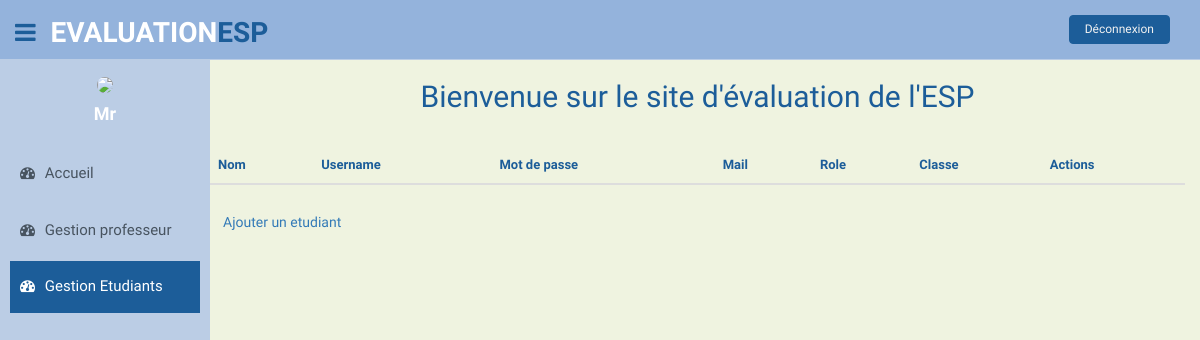
The page /gererEtudiant.php on the database as committed earlier.
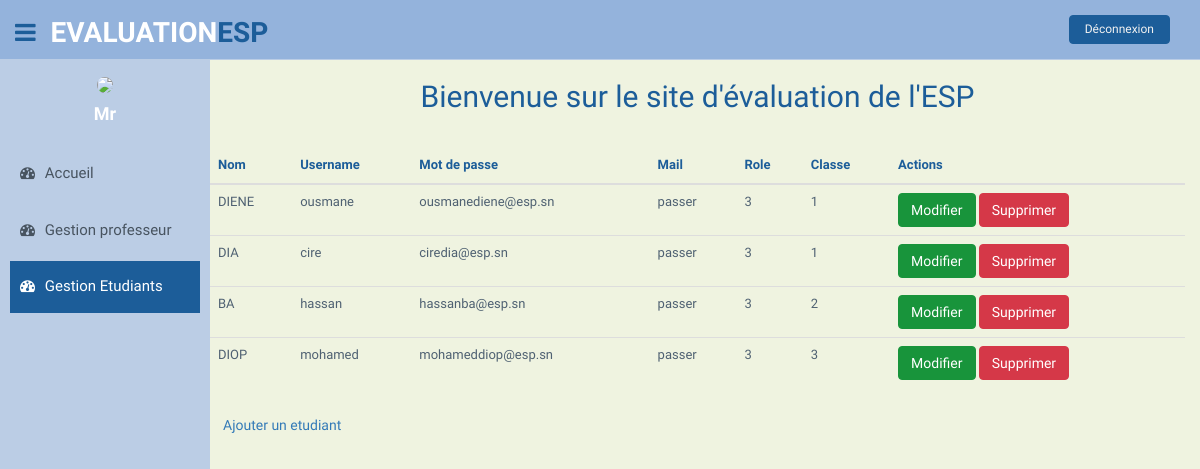
The same page on the database as committed later.
### tables this page shows
CREATE TABLE Users (
  id int PRIMARY KEY AUTO_INCREMENT,
  nom varchar(255) NOT NULL,
  prenom varchar(255) NOT NULL,
  mail varchar(100) NOT NULL,
  mdp varchar(100) NOT NULL,
  userRole int NOT NULL,
  classe int DEFAULT NULL
);

### Users.php (called while the page is built, shortened)
<?php
    class Users
    {
        public static function getAllEtudiant()
        {
            $connexion=databaseConnection::getDatabaseConnexion();
                $requete='SELECT * FROM Users where userRole=3';
                $donnees =$connexion->query($requete);
                $rows =$donnees->fetchAll();
                return $rows;
        }
    }
?>

### gererEtudiant.php (the view, shortened to what this page needs)
<!DOCTYPE html>
<html lang="FR">
    <head>
        <link href="asset/lib/bootstrap/css/bootstrap.min.css" rel="stylesheet">
        <link href="asset/lib/font-awesome/css/font-awesome.css" rel="stylesheet" />
        <link href="asset/css/style.css" rel="stylesheet">
        <link href="asset/css/style-responsive.css" rel="stylesheet">
    </head>
    <body>
        <section id="container">
            <header class="header black-bg">
                <div class="sidebar-toggle-box">
                    <div class="fa fa-bars tooltips" data-placement="right" data-original-title="Toggle Navigation"></div>
                </div>
                <a href="index.php" class="logo"><b>Evaluation<span>ESP</span></b></a>
                <div class="top-menu">
                    <ul class="nav pull-right top-menu">
                    <li><a class="logout" href="logout.php"> Déconnexion </a> </li>
                    </ul>
                    </div>
            </header>
            <aside>
                <div id="sidebar" class="nav-collapse ">
                    <ul class="sidebar-menu" id="nav-accordion">
                        <p class="centered"><a href="profile.php"><img src="img/ui-sam.jpg" class="img-circle" width="80"></a></p>
                        <h4 class="centered"> Mr<?$_SESSION["nom"]?></h4>
                        <li class="mt">
                            <a  href="index.php">
                            <i class="fa fa-dashboard"></i>
                            <span>Accueil</span>
                            </a>
                        </li>
                        <li class="sub">
                            <a  href="gererProfesseur.php">
                            <i class="fa fa-dashboard"></i>
                            <span>Gestion professeur</span>
                            </a>
                        </li>
                        <li class="sub">
                            <a  class="active" href="gererEtudiant.php">
                            <i class="fa fa-dashboard"></i>
                            <span>Gestion Etudiants</span>
                            </a>
                        </li>
                    </ul>
                </div>
            </aside>
            <section id="main-content">
                <section class="wrapper">
                    <div class="text-center">
                        <h2 > Bienvenue sur le site d'évaluation de l'ESP </h2>
                    </div>
                    <div class="row">
                        <div class="col-md-12 mt">
                        <div class="content-panel ">
                            <table class="table table-hover">
                                <thead>
                                    <tr>
                                        <th id="nom"> Nom </th>
                                        <th id="username"> Username</th>
                                        <th id="mdp"> Mot de passe </th>
                                        <th id="mail"> Mail </th>
                                        <th id="userRole"> Role </th>
                                        <th id="classe"> Classe </th>
                                        <th id="action"> Actions </th>
                                    </tr>
                                </thead>
                                <tbody>
                                    <?php
                                    require_once 'Users.php';
                                        $users=Users::getAllEtudiant();
                            if(!empty($users))
                            {
                                foreach ($users as $user)
                                {
                        ?>
                                    <tr class="lien">
                                        <td> <?= $user['nom'] ?> </td>
                                        <td> <?= $user['prenom'] ?> </td>
                                        <td> <?= $user['mail'] ?> </td>
                                        <td> <?= $user['mdp'] ?> </td>
                                        <td> <?= $user['userRole'] ?> </td>
                                        <td> <?= $user['classe'] ?> </td>
                                        <td> <a class="btn btn-theme" href="editEtudiant.php?id=<?=$user['id']?>"> Modifier </a>
                                        <a class="btn btn-theme04" href="deleteEtudiant.php?id=<?$user['id']?>">Supprimer </a> </td>
                                </tr>
                            <?php
                                }
                            } ?>
                            </table>
                             <a class="btn" href="addEtudiant.php"> Ajouter un etudiant </a>
                        </div>
                    </div>
                </section>
            </section>
        </section>
    </body>
</html>

### asset/css/style.css (style rules this page uses)
body { color: #1c5d99; background: #EFF3E0; font-family: 'Ruda',sans-serif; padding: 0px !important; margin: 0px !important; font-size:13px; }
ul li { list-style: none; }
a, a:hover, a:focus { text-decoration: none; outline: none; }
#container { width: 100%; height: 100%; }
.btn-theme { color: #fff; background-color: #18943b; border-color: #18943b; }
.btn-theme04 { color: #fff; background-color: #d53848; border-color: #d53848; }
.centered { text-align: center; }
.mt { margin-top: 25px; }
ul.top-menu > li > .logout { color: #f2f2f2; font-size: 12px; border-radius: 4px; -webkit-border-radius: 4px; border: 1px solid #1c5d99 !important; padding: 5px 15px; margin-right: 15px; background: #1c5d99; margin-top: 15px; }
#sidebar { width: 210px; height: 100%; position: fixed; background: #bbcde5; }
#sidebar h4 { color: #ffffff; font-weight: 700; }
#sidebar ul li { position: relative; }
ul.sidebar-menu , ul.sidebar-menu li ul.sub { margin: -2px 0 0; padding: 0; }
ul.sidebar-menu { margin-top: 75px; }
ul.sidebar-menu li { margin-bottom: 5px; margin-left:10px; margin-right:10px; }
ul.sidebar-menu li a span { display: inline-block; }
ul.sidebar-menu li a { color: #485460; text-decoration: none; display: block; padding: 15px 0 15px 10px; font-size: 15px; outline: none; -webkit-transition: all 0.3s ease; -moz-transition: all 0.3s ease; -o-transition: all 0.3s ease; -ms-transition: all 0.3s ease; transition: all 0.3s ease; }
ul.sidebar-menu li a.active, ul.sidebar-menu li a:hover, ul.sidebar-menu li a:focus { background: #1c5d99; color: #fff; display: block; -webkit-transition: all 0.3s ease; -moz-transition: all 0.3s ease; -o-transition: all 0.3s ease; -ms-transition: all 0.3s ease; transition: all 0.3s ease; }
ul.sidebar-menu li a i { font-size: 15px; padding-right: 6px; }
ul.sidebar-menu li a.active i { color: #fff; }
#main-content { margin-left: 210px; }
.header { min-height: 60px; padding: 0 15px; }
.header { position: fixed; left: 0; right: 0; z-index: 1002; }
.black-bg { background: #94b3dc; border-bottom: 1px solid #bbcde5; }
.wrapper { display: inline-block; margin-top: 60px; padding-left: 0px; padding-right: 15px; padding-bottom: 15px; padding-top: 0px; width: 100%; }
a.logo { font-size: 28px; color: #ffffff; float: left; margin-top: 13px; text-transform: uppercase; }
a.logo b { font-weight: 900; }
a.logo span { color: #1c5d99; }
tr.lien { color: #4f6172; margin-left: 15px; }
.sidebar-toggle-box { float: left; padding-right: 15px; margin-top: 20px; }
.sidebar-toggle-box .fa-bars { cursor: pointer; display: inline-block; font-size: 24px; color:rgb(28, 93, 153); }

Rows that differ between the two databases and show on the page:
added users: nom "DIENE", prenom "ousmane", mail "ousmanediene@esp.sn", mdp "passer", userRole "3", classe "1"
added users: nom "DIA", prenom "cire", mail "ciredia@esp.sn", mdp "passer", userRole "3", classe "1"
added users: nom "BA", prenom "hassan", mail "hassanba@esp.sn", mdp "passer", userRole "3", classe "2"
added users: nom "DIOP", prenom "mohamed", mail "mohameddiop@esp.sn", mdp "passer", userRole "3", classe "3"
